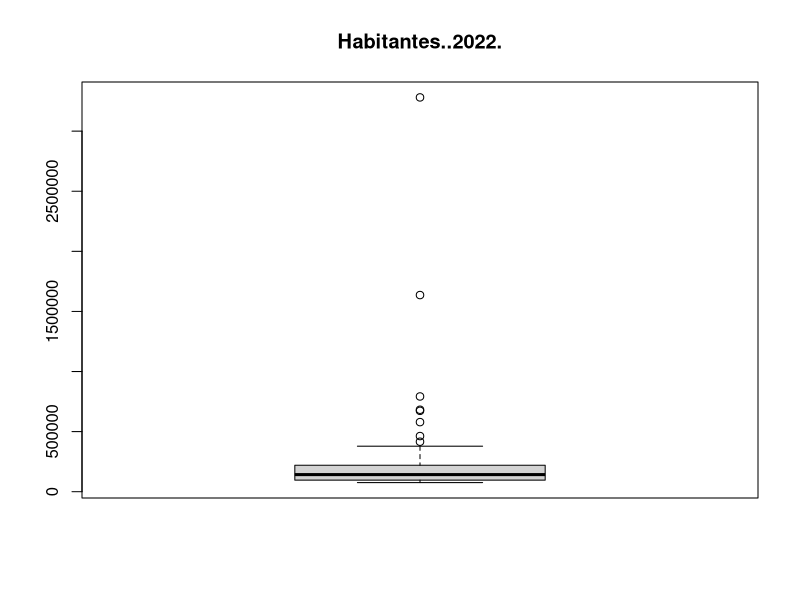
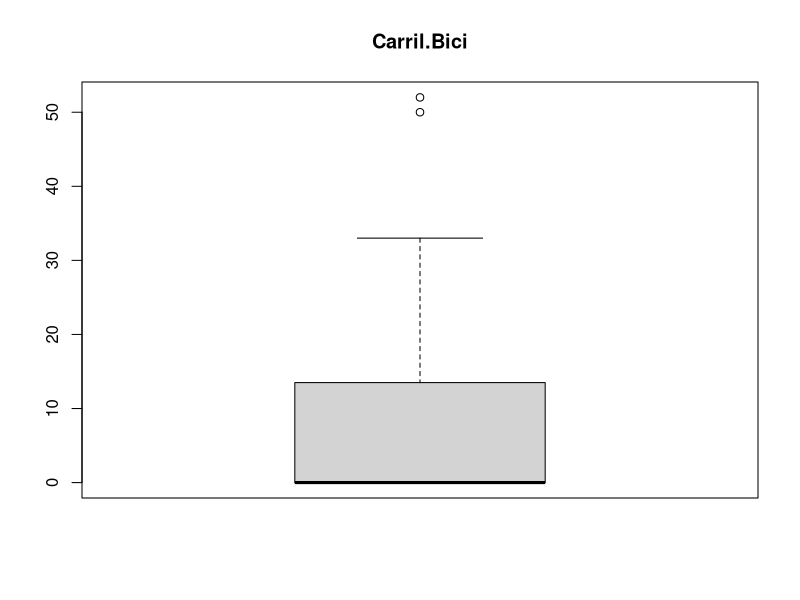
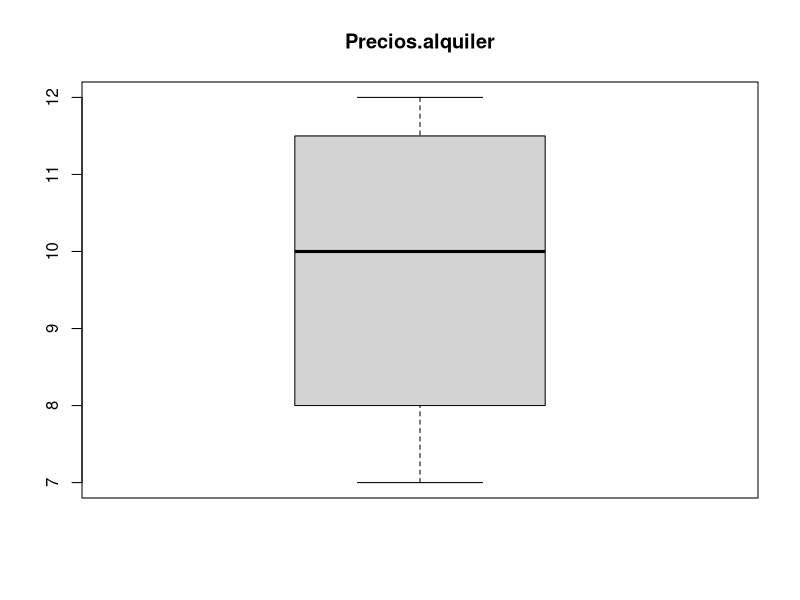
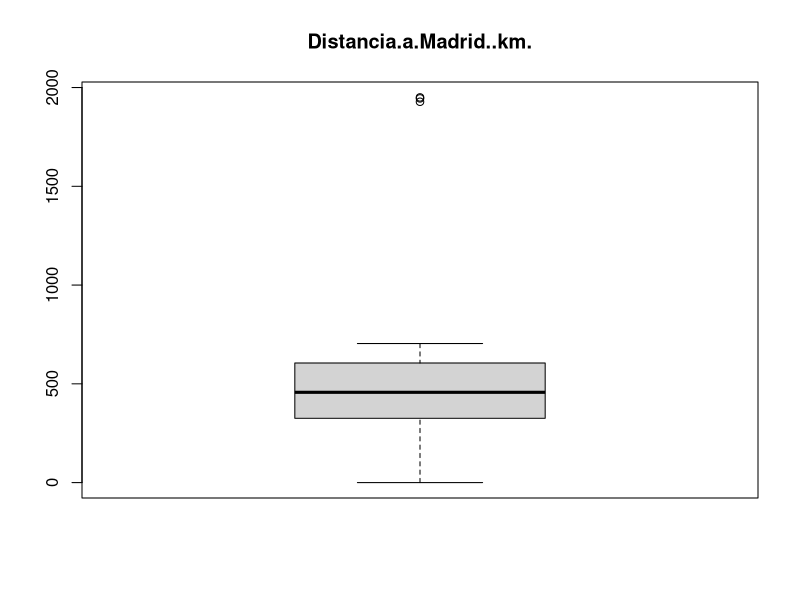
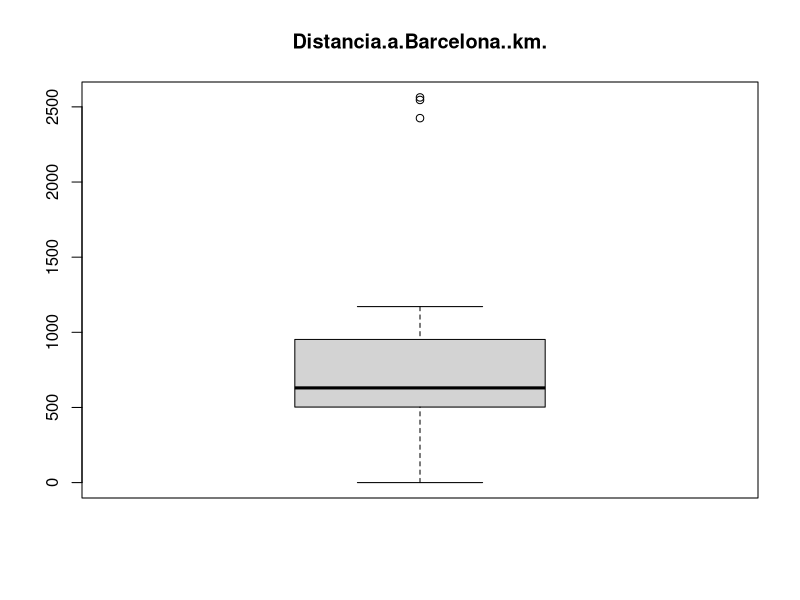
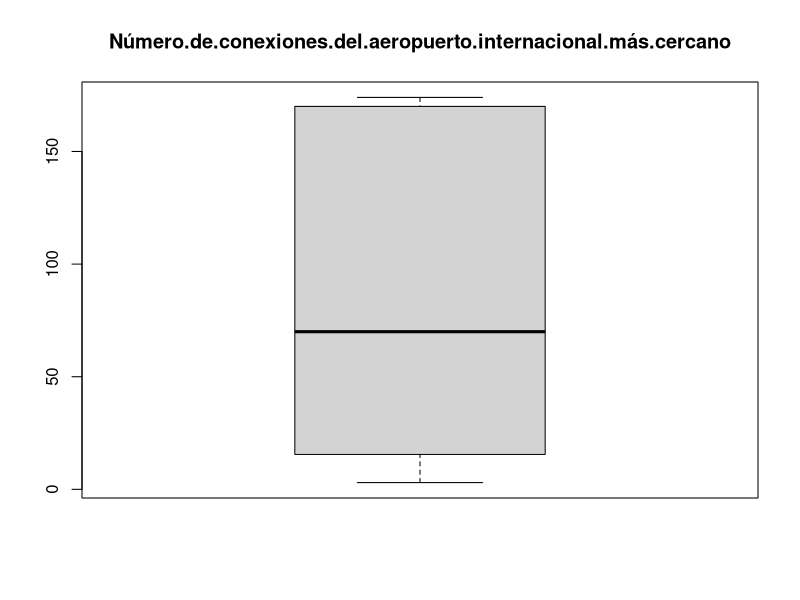
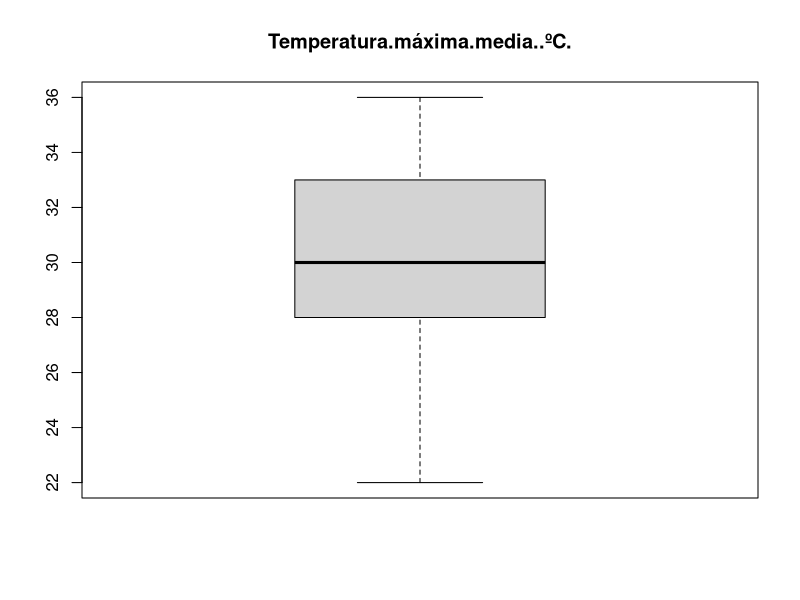
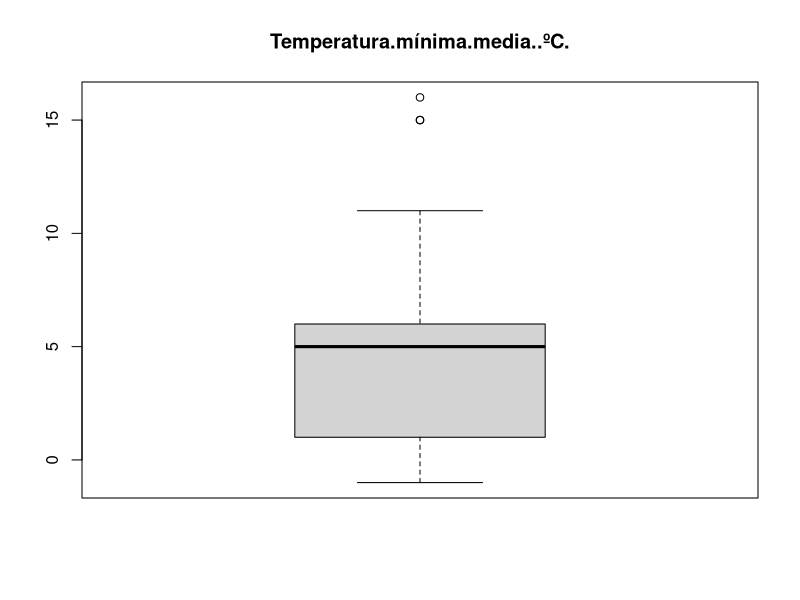

The R source for these figures, in order:
## ---- chunk 1
knitr::opts_chunk$set(echo = TRUE)
## ---- chunk 2

data_cities <- read.csv("data/datos_agregados_ciudades.csv", sep = ';')
summary(data_cities)


## ---- chunk 3
            
# Especifica las columnas que deseas eliminar
columnas_a_borrar <- c("Tiempo.medio..de.viaje.a.Madrid..en.coche", "Tiempo.medio.de.viaje.a.Madrid.en.tren.o.autobús", "Tiempo.medio..de.viaje.a.Barcelona..en.coche", "Tiempo.medio.de.viaje.a.Barcelona.en.tren.o.autobús", "Número.de.visitantes.internacionales.al.año", "Patrimonio.de.la.Humanidad")

data_cities <- data_cities[, -which(names(data_cities) %in% columnas_a_borrar)]
#data_cities <- subset(data_cities, select = -columnas_a_borrar)
summary(data_cities)

## ---- chunk 4
# Verificar si hay valores nulos por columna en el dataset
nulos <- colSums(data_cities == "N/D", na.rm = TRUE)

# Imprimir los resultados
print(nulos)

## ---- chunk 5

# Eliminar filas con valor "N/D" en la columna "Ponderación.calidad.del.aire"
data_cities <- subset(data_cities, !Ponderación.calidad.del.aire %in% "N/D")

# Verificar si hay valores nulos por columna en el dataset
nulos <- colSums(data_cities == "N/D", na.rm = TRUE)

# Imprimir los resultados
print(nulos)

## ---- chunk 6

data_cities$Carril.Bici <- ifelse(data_cities$Carril.Bici == "N/D", 0, data_cities$Carril.Bici)

## ---- chunk 7

# Reemplazar los valores "N/D" por el precio medio por Provincia
data_cities$Precios.alquiler <- with(data_cities, ifelse(Precios.alquiler == "N/D",
                                                ave(as.numeric(Precios.alquiler),
                                                    Provincia,
                                                    FUN = function(x) mean(x, na.rm = TRUE)),
                                                Precios.alquiler))

data_cities$Precio.medio.vivienda..EUR.m2. <- with(data_cities, ifelse(Precio.medio.vivienda..EUR.m2. == "N/D",
                                              ave(as.numeric(Precio.medio.vivienda..EUR.m2.),
                                                  Provincia,
                                                  FUN = function(x) mean(x, na.rm = TRUE)),
                                              Precio.medio.vivienda..EUR.m2.))



data_cities$Horas.de.Sol.medias.anuales <- with(data_cities, ifelse(Horas.de.Sol.medias.anuales == "N/D",
                                            ave(as.numeric(Horas.de.Sol.medias.anuales),
                                              Provincia,
                                              FUN = function(x) mean(x[x > 100], na.rm=TRUE)),
                                            ifelse(as.numeric(Horas.de.Sol.medias.anuales) < 100,
                                            ave(as.numeric(Horas.de.Sol.medias.anuales),
                                              Provincia,
                                              FUN = function(x) mean(x[x > 100], na.rm = TRUE)),
                                              Horas.de.Sol.medias.anuales)))


# Verificar si hay valores nulos por columna en el dataset
nulos <- colSums(data_cities == "N/D", na.rm = TRUE)

# Imprimir los resultados
print(nulos)

## ---- chunk 8
          
data_cities$Carril.Bici <- as.numeric(data_cities$Carril.Bici)
data_cities$Precios.alquiler <- as.numeric(data_cities$Precios.alquiler)
data_cities$Distancia.al.aeropuerto.internacional.más.cercano..km <- as.numeric(data_cities$Distancia.al.aeropuerto.internacional.más.cercano..km)
data_cities$Temperatura.mínima.media..ºC. <- as.numeric(data_cities$Temperatura.mínima.media..ºC.)
data_cities$Precio.medio.vivienda..EUR.m2. <- as.numeric(data_cities$Precio.medio.vivienda..EUR.m2.)
data_cities$X..días.calidad.del.aire.Buena <- as.numeric(data_cities$X..días.calidad.del.aire.Buena)
data_cities$X..días.calidad.del.aire.Razonablemente.Buena <- as.numeric(data_cities$X..días.calidad.del.aire.Razonablemente.Buena)
data_cities$X..días.calidad.del.aire.Regular <- as.numeric(data_cities$X..días.calidad.del.aire.Regular)
data_cities$X..días.calidad.del.aire.Desfavorable <- as.numeric(data_cities$X..días.calidad.del.aire.Desfavorable)
data_cities$X..días.calidad.del.aire.Muy.Desfavorable <- as.numeric(data_cities$X..días.calidad.del.aire.Muy.Desfavorable)
data_cities$X..días.calidad.del.aire.Extremadamente.Desfavorable <- as.numeric(data_cities$X..días.calidad.del.aire.Extremadamente.Desfavorable)
data_cities$Ponderación.calidad.del.aire <- as.numeric(data_cities$Ponderación.calidad.del.aire)
data_cities$Horas.de.Sol.medias.anuales <- as.numeric(data_cities$Horas.de.Sol.medias.anuales)

summary(data_cities)

## ---- chunk 9

# Obtener las variables numéricas del dataset
variables_numericas <- sapply(data_cities, is.numeric)

# Mostrar las variables numéricas
nombres_variables_numericas <- names(variables_numericas[variables_numericas])
print(nombres_variables_numericas)


# Crear boxplots para cada variable numérica
for (i in 1:length(nombres_variables_numericas)) {
  variable <- nombres_variables_numericas[i]
  boxplot(data_cities[,variable], main = variable, ylab = "")
}



